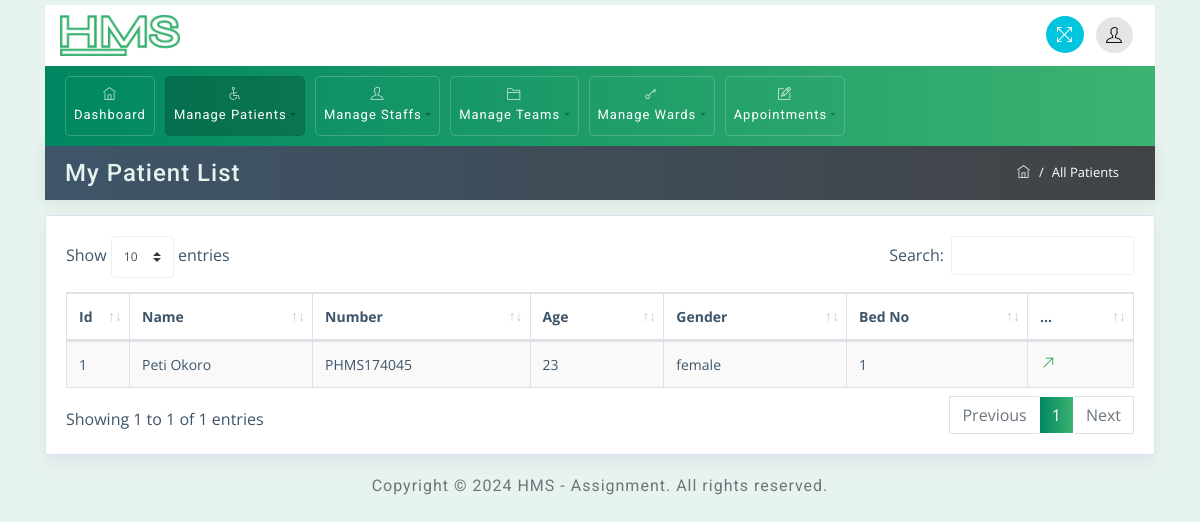
/record-patients.php?id=9 (signed in), run on the app's committed database.
### tables this page shows
CREATE TABLE `treatment_records_tb` (
  `tr_id` bigint(20) NOT NULL,
  `tr_slug` varchar(300) NOT NULL,
  `tr_patient_id` bigint(20) NOT NULL,
  `tr_staff_id` bigint(20) NOT NULL,
  `tr_status` int(11) NOT NULL DEFAULT 0,
  `createdAt` timestamp NOT NULL DEFAULT current_timestamp(),
  `updatedAt` timestamp NOT NULL DEFAULT current_timestamp()
);

CREATE TABLE `patients_tb` (
  `patient_id` bigint(20) NOT NULL,
  `patient_slug` varchar(300) NOT NULL,
  `patient_number` varchar(30) NOT NULL,
  `patient_name` varchar(255) NOT NULL,
  `patient_age` int(11) NOT NULL,
  `patient_gender` varchar(255) NOT NULL,
  `patient_ward_id` bigint(20) NOT NULL,
  `patient_team_id` bigint(20) NOT NULL,
  `patient_bed_no` int(11) NOT NULL,
  `patient_password` varchar(300) NOT NULL,
  `patient_status` int(11) NOT NULL DEFAULT 0,
  `createdAt` timestamp NOT NULL DEFAULT current_timestamp(),
  `updatedAt` timestamp NOT NULL DEFAULT current_timestamp()
);

### server/config/MysqlDBH.php (called while the page is built, shortened)
<?php
class MysqlDBH implements DatabaseHandler
{
    private $username = 'root';
    private $host = 'localhost';
    private $password = "";
    private $dbname = "hms_db";
    private $charset = 'utf8mb4';
    private $connectionString;
    function __construct()
    {
        try {
            $dsn = "mysql:host=$this->host;charset=$this->charset;dbname=$this->dbname";
            $this->connectionString = new \PDO($dsn, $this->username, $this->password);
        } catch (\Exception $ex) {
            echo ('Unable to access server...');
        }
    }
    function connection()
    {
        return $this->connectionString;
    }
}

### server/services/PatientService.php (called while the page is built, shortened)
<?php
class PatientService
{
    private $model;
    function __construct()
    {
        $mysqlConnector = new MysqlDBH();
        $this->model = new Patient($mysqlConnector);
    }
    function getPatientsByAssignedDoctor(int $id): string
    {
        $response = $this->model->fetchPatientByAssignedDoctor($id);
        return ResponseDto::json($response, 200);
    }
}

### server/controller/PatientController.php (called while the page is built, shortened)
<?php
class PatientController
{
    private $userService;
    function __construct()
    {
        $this->userService = new PatientService();
    }
    function fetchPatientByAssignedDoctor(int $id)
    {
        return $this->userService->getPatientsByAssignedDoctor($id);
    }
}

### server/model/Patient.php (called while the page is built, shortened)
<?php
class Patient extends BaseModel
{
    private $table_name = 'patients_tb';
    function fetchPatientByAssignedDoctor(int $id)
    {
        $sql = "SELECT * from treatment_records_tb LEFT JOIN $this->table_name ON treatment_records_tb.tr_patient_id = $this->table_name.patient_id WHERE tr_staff_id = ? ";
        $response = $this->fetchMany($sql, [$id]);
        return $response;
    }
}

### server/model/BaseModel.php (called while the page is built, shortened)
<?php
    class BaseModel{
        private $dbconnector;
        function __construct(DatabaseHandler $databaseHandler)
        {
            $this->dbconnector = $databaseHandler->connection();
        }
        protected function fetchMany($sql, $payload = []): array{
            $stmt = $this->dbconnector->prepare($sql);
            $stmt->setFetchMode(\PDO::FETCH_ASSOC);
            $stmt->execute($payload);
            return $stmt->fetchAll();
        }
    }
?>

### server/dto/ResponseDto.php (called while the page is built, shortened)
<?php
class ResponseDto
{
    static function json($message, int $status = 404, array $data = [])
    {
        return json_encode(["message" => $message, "status_code" => $status, "data" => $data]);
    }
}

### record-patients.php (the view, shortened to what this page needs)
<?php
$list = [];
if (isset($_GET["id"]) && strlen(trim($_GET["id"])) > 0) {
  $id = (int) $_GET["id"];
  $controller = new PatientController();
  $response = json_decode($controller->fetchPatientByAssignedDoctor($id), true);
  if (count($response["message"]) > 0) {
    $list = $response["message"];
  }
}
?>
<!DOCTYPE html>
<html>
<head>
  <link rel="stylesheet" href="css/bootstrap.min.css" />
  <link rel="stylesheet" href="css/themify-icons.css" />
  <link rel="stylesheet" href="css/animate.css" />
  <link rel="stylesheet" href="css/styles.css" />
  <link rel="stylesheet" href="css/green.css" id="style_theme" />
  <link rel="stylesheet" href="css/responsive.css" />
  <link rel="stylesheet" href="charts/css/morris.css" />
  <link rel="stylesheet" href="css/jquery-jvectormap.css" />
  <link rel="stylesheet" href="datatable/dataTables.bootstrap4.min.css" />
</head>
<body>
  <div class="wrapper">
    <div id="content">
      <?php include_once("./includes/header.php") ?>
      <div class="container mt-0">
        <div class="row breadcrumb-bar">
          <div class="col-md-6">
            <h3 class="block-title">My Patient List</h3>
          </div>
          <div class="col-md-6">
            <ol class="breadcrumb">
              <li class="breadcrumb-item">
                <a href="index.html">
                  <span class="ti-home"></span>
                </a>
              </li>
              <li class="breadcrumb-item active">All Patients</li>
            </ol>
          </div>
        </div>
      </div>
      <div class="container">
        <div class="row">
          <div class="col-md-12">
            <div class="widget-area-2 proclinic-box-shadow">
              <div class="table-responsive mb-3">
                <table id="tableId" class="table table-bordered table-striped">
                  <thead>
                    <tr>
                      <th>Id</th>
                      <th>Name</th>
                      <th>Number</th>
                      <th>Age</th>
                      <th>Gender</th>
                      <th>Bed No</th>
                      <th>...</th>
                    </tr>
                  </thead>
                  <tbody>
                    <?php
                    if (count($list)  > 0) {
                      $count = 1;
                      foreach ($list as $key => $patient) {
                    ?>
                        <tr>
                          <td><?php echo $count++; ?></td>
                          <td><?php echo $patient["patient_name"]; ?></td>
                          <td><?php echo $patient["patient_number"]; ?></td>
                          <td><?php echo $patient["patient_age"]; ?></td>
                          <td><?php echo $patient["patient_gender"]; ?></td>
                          <td><?php echo $patient["patient_bed_no"]; ?></td>
                          <td>
                            <a href="./about-patient.php?id=<?php echo $patient["patient_number"]; ?>">
                              <span class="ti-arrow-top-right text-success"></span>
                            </a>
                          </td>
                        </tr>
                    <?php
                      }
                    }
                    ?>
                  </tbody>
                </table>
              </div>
            </div>
          </div>
        </div>
      </div>
      <div class="container">
        <div class="d-sm-flex justify-content-center">
          <span class="text-muted text-center d-block d-sm-inline-block">Copyright © 2024
            <a href="./" target="_blank">HMS - Assignment</a>. All rights
            reserved.</span>
        </div>
      </div>
    </div>
  </div>
</body>
</html>

### css/styles.css (style rules this page uses)
body { font-family: 'Open Sans', sans-serif; background-color: #E7F3ED; color: #3e5569; }
h1, h2, h3, h4, h5, h6, span, .menu-nav { font-family: 'Roboto', sans-serif; letter-spacing: 1px; }
a, a:hover, a:focus { color: inherit; text-decoration: none; transition: all 0.3s; }
.breadcrumb { border-radius: 0; margin-bottom: 0; float: right; border-radius: 20px; background-color: transparent; }
.breadcrumb-bar { background: #3e5569; background: -webkit-linear-gradient(to left, #414345, #3e5569); background: linear-gradient(to left, #414345, #3e5569); margin-left: 0px !important; margin-right: 0px !important; padding: 5px 20px; -webkit-box-shadow: 0px 1px 15px 1px rgba(69,65,78,0.1); box-shadow: 0px 1px 15px 1px rgba(69,65,78,0.1); color: #fff; border: 0px solid; }
.breadcrumb-item { color: #ffffff; font-size: 13px; }
.breadcrumb-item.active { color: #ffffff; font-size: 13px; }
.breadcrumb-item+.breadcrumb-item::before { color: #ffffff; }
.breadcrumb-bar div[class*="col-"] { padding-right: 0px; padding-left: 0px; }
.table td, .table th { padding: .75rem; }
#content { padding-top: 5px; padding-bottom: 15px; transition: all 0.3s; width: 100%; }
.text-muted { color: #6c757d!important; padding-top: 20px; }
.proclinic-box-shadow { border-radius: 0; border: 0; -webkit-box-shadow: 0 0 0 1px #dce3ec, 0 8px 16px 0 #dce3ec; box-shadow: 0 0 0 1px #dce3ec, 0 8px 16px 0 #dce3ec; background: #fff; margin-top: 20px; }
div[class*="col-"] { padding-right: 6px; padding-left: 6px; }
.table-striped tbody tr:nth-of-type(odd) { background-color: rgba(61,79,90,.03); }
table.table tbody td, table.table thead th { font-size: 14px; }
table.dataTable th:first-child { width: 20px; }
h3.block-title { background: transparent; margin: 4px auto; color: #E7F3ED; }
.widget-area-2 { background: #fff; margin-top: 1rem; padding: 20px; padding-bottom: 2px; border-radius: 2px; }
.block-title { -ms-flex: 1 1 auto; flex: 1 1 auto; min-height: 1.75rem; font-size: 1.5rem; line-height: 1.5; }

### css/responsive.css (style rules this page uses)
@media (min-width: 992px) { .row { margin-right: -5px; margin-left: -5px; } }

### data on the page
treatment_records_tb: tr_patient.patient_name "Peti Okoro", tr_patient.patient_number "PHMS174045", tr_patient.patient_age "23", tr_patient.patient_gender "female", tr_patient.patient_bed_no "1"
